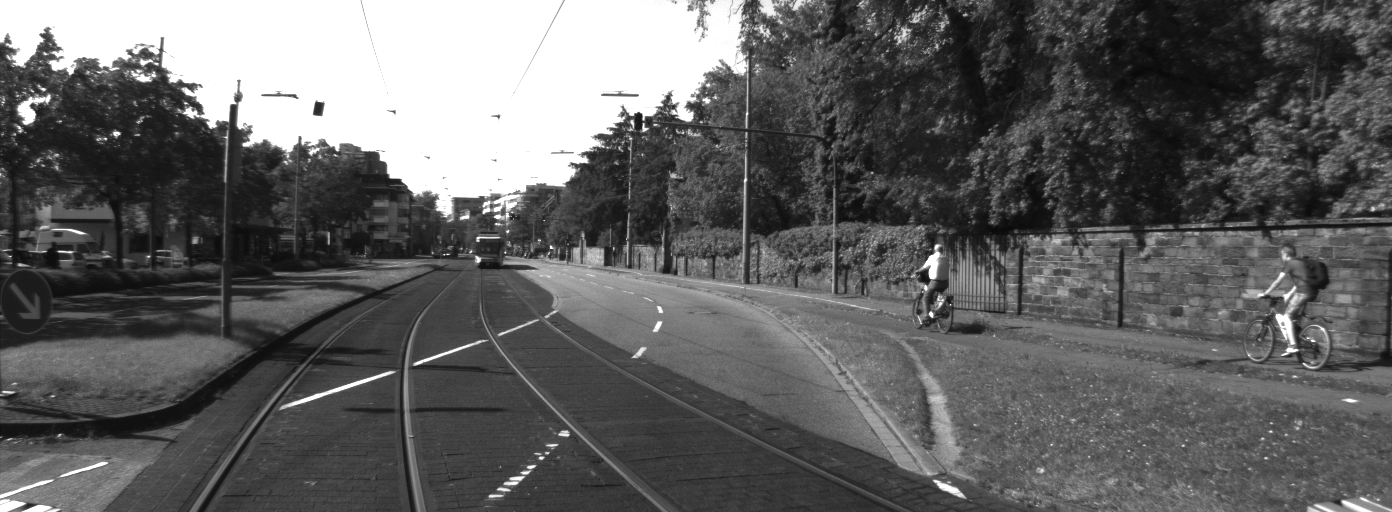
//> input picture 5_12/left.png, 1392 x 512 px
$ ./ransac_opencv   (built with g++ and OpenCV 4)
//> lines starting //> are read from the running program, lines starting //| are printed output that depends on the picture
#include <opencv2/calib3d.hpp>
#include <opencv2/highgui.hpp>
#include <opencv2/opencv.hpp>

#include <chrono>
#include <iostream>

int main() {
  cv::Mat img_left = cv::imread("left.png", cv::IMREAD_COLOR);
//> img_left is the input picture: 512 rows x 1392 cols, CV_8UC3; min 9, max 255, mean 96.8
  cv::Mat img_right = cv::imread("right.png", cv::IMREAD_COLOR);
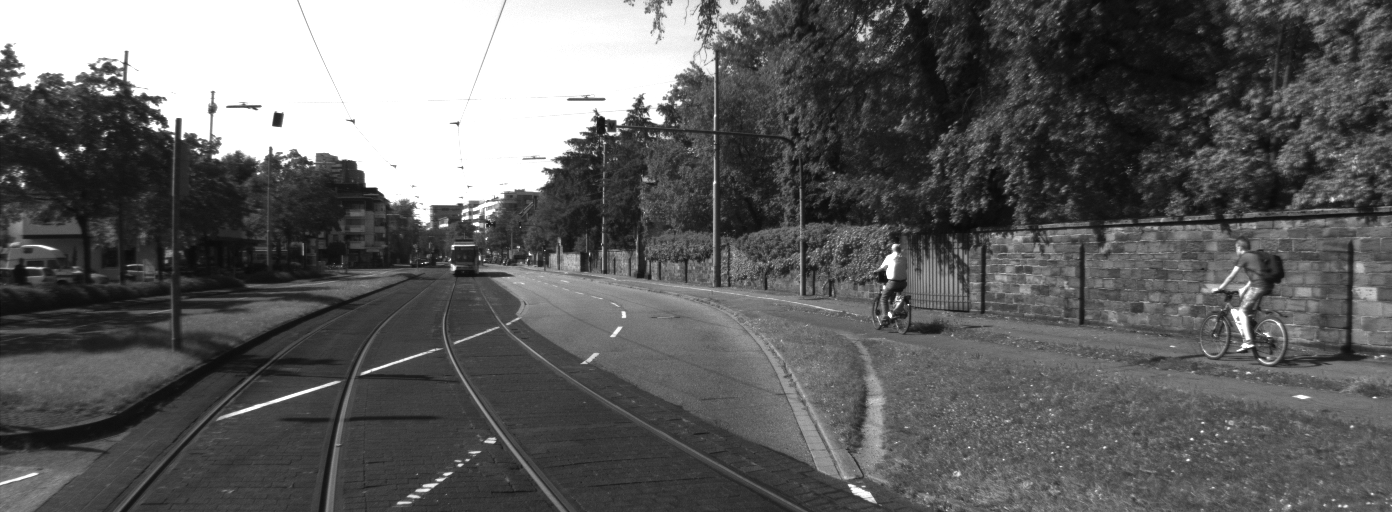
//> input picture 5_12/right.png, 1392 x 512 px
//> img_right is the input picture: 512 rows x 1392 cols, CV_8UC3; min 7, max 255, mean 96

  // Detect ORB features
  const auto feature_detector = cv::ORB::create(1000);
  const auto knn_matcher =
      cv::FlannBasedMatcher(cv::makePtr<cv::flann::LshIndexParams>(12, 20, 2));
  std::vector<std::vector<cv::DMatch>> knn_matches;

  std::vector<cv::KeyPoint> kpts_left, kpts_right;
  cv::Mat desc_left, desc_right;

  feature_detector->detectAndCompute(img_left, cv::Mat(), kpts_left, desc_left);
//> kpts_left = 1000 keypoints; strongest (x, y, size): (638, 114, 44.6), (641, 115, 37.2), (318, 112, 53.6), (644, 130, 31)
  feature_detector->detectAndCompute(img_right, cv::Mat(), kpts_right,
                                     desc_right);
//> kpts_right = 1000 keypoints; strongest (x, y, size): (276, 122, 64.3), (889, 316, 37.2), (278, 114, 64.3), (890, 276, 44.6)

  knn_matcher.knnMatch(desc_left, desc_right, knn_matches, 2);
//> knn_matches = 1000 matches

  constexpr auto ratio_thresh = 0.8;
  std::vector<cv::DMatch> good_knn_matches;
  for (const auto &match : knn_matches) {
    if (match[0].distance < ratio_thresh * match[1].distance) {
      good_knn_matches.push_back(match[0]);
    }
  }
//> after the loop, good_knn_matches = 470 matches

  std::vector<cv::Point2f> pts_left, pts_right;
  for (int i = 0; i < good_knn_matches.size(); i++) {
    pts_left.push_back(kpts_left[good_knn_matches[i].queryIdx].pt);
    pts_right.push_back(kpts_right[good_knn_matches[i].trainIdx].pt);
  }
//> after the loop, pts_left = 470 Points (x, y), first 12: [484, 203], [184, 113], [190, 107], [129, 56], [550, 246], [311, 154], [114, 132], [477, 237], [611, 132], [661, 105], [118, 133], [632, 115]; pts_right = 470 Points (x, y), first 12: [463, 210], [149, 126], [154, 120], [92, 71], [529, 253], [282, 164], [80, 147], [453, 248], [583, 138], [632, 108], [83, 148], [583.2, 138]

  cv::UsacParams usac_params = cv::UsacParams();
  usac_params.sampler = cv::SamplingMethod::
      SAMPLING_PROSAC; // SAMPLING_UNIFORM=0,
                                   // SAMPLING_PROGRESSIVE_NAPSAC=1,
                                   // SAMPLING_NAPSAC=2,
                                   // SAMPLING_PROSAC=3
  usac_params.loMethod = cv::LocalOptimMethod::
      LOCAL_OPTIM_INNER_AND_ITER_LO; // LOCAL_OPTIM_NULL=0, LOCAL_OPTIM_INNER_LO=1,
                      // LOCAL_OPTIM_INNER_AND_ITER_LO=2, LOCAL_OPTIM_GC=3,
                      // LOCAL_OPTIM_SIGMA=4
  usac_params.loIterations = 10;
  usac_params.score = cv::ScoreMethod::
      SCORE_METHOD_RANSAC; // SCORE_METHOD_RANSAC=0, SCORE_METHOD_MSAC=1,
                           // SCORE_METHOD_MAGSAC=2, SCORE_METHOD_LMEDS=3
  usac_params.neighborsSearch = cv::NeighborSearchMethod::
      NEIGH_FLANN_KNN; // NEIGH_FLANN_KNN=0, NEIGH_GRID=1, NEIGH_FLANN_RADIUS=2
  usac_params.final_polisher =
      cv::PolishingMethod::MAGSAC; // NONE_POLISHER=0, LSQ_POLISHER=1, MAGSAC=2,
                                   // COV_POLISHER=3
  usac_params.isParallel = true;
  usac_params.confidence = 0.99;
  usac_params.maxIterations = 100;
  usac_params.threshold = 3.0;

  // clang-format off
  cv::Mat rotation = (cv::Mat_<double>(3, 3) <<
                      9.993513e-01, 1.860866e-0, -3.083487e-02,
                      -1.887662e-02, 9.997863e-01, -8.421873e-03,
                      3.067156e-02, 8.998467e-03, 9.994890e-01);
  cv::Mat translation =
      (cv::Mat_<double>(3, 1) << -5.370000e-01, 4.822061e-03, -1.252488e-02);
  cv::Mat skew_translation = (cv::Mat_<double>(3, 3) <<
                      0, -translation.at<double>(2, 0), translation.at<double>(1, 0),
                      translation.at<double>(2, 0), 0, -translation.at<double>(0, 0),
                      -translation.at<double>(1, 0), translation.at<double>(0, 0), 0);
  cv::Mat K_00 = (cv::Mat_<double>(3, 3) <<
      9.842439e+02, 0.000000e+00, 6.900000e+02,
      0.000000e+00, 9.808141e+02, 2.331966e+02,
      0.000000e+00, 0.000000e+00, 1.000000e+00);
  cv::Mat K_01 = (cv::Mat_<double>(3, 3) <<
    9.895267e+02, 0.000000e+00, 7.020000e+02,
    0.000000e+00, 9.878386e+02, 2.455590e+02,
    0.000000e+00, 0.000000e+00, 1.000000e+00);
  cv::Mat gt_fundamental_matrix = K_00.inv() * skew_translation * rotation * K_01.inv();
  // clang-format on

  cv::Mat mask;

  auto start = std::chrono::high_resolution_clock::now();
  cv::Mat F_1 =
      cv::findFundamentalMat(pts_left, pts_right, cv::FM_8POINT, 3, 0.99);
//> F_1 = [[-1.11e-07, 1.13e-06, 0.00194], [-7.66e-07, 1.22e-05, -0.0321], [-0.00217, 0.0256, 1]]
  auto end = std::chrono::high_resolution_clock::now();
  std::chrono::duration<double> elapsed_seconds_F1 = 1000 * (end - start);

  start = std::chrono::high_resolution_clock::now();
  cv::Mat F_2 =
      cv::findFundamentalMat(pts_left, pts_right, cv::USAC_FM_8PTS, 3, 0.99);
//> F_2 = [[-6.48e-09, 3.97e-07, -0.000114], [-3.07e-07, -3.61e-09, -0.00375], [3.2e-05, 0.00374, 0.0633]]
  end = std::chrono::high_resolution_clock::now();
  std::chrono::duration<double> elapsed_seconds_F2 = 1000 * (end - start);

  start = std::chrono::high_resolution_clock::now();
  cv::Mat F_3 = cv::findFundamentalMat(pts_left, pts_right, mask, usac_params);
//> mask = 470 values, max 1 at index 0, min 0 at index 11, mean 0.968; F_3 = [[-2.38e-09, 1.39e-07, -3.79e-05], [-5.88e-08, 1.02e-08, -0.00388], [-4.92e-05, 0.00386, 0.0675]]
  end = std::chrono::high_resolution_clock::now();
  std::chrono::duration<double> elapsed_seconds_F3 = 1000 * (end - start);

  std::cout << "Ground truth fundamental matrix is " << std::endl
            << gt_fundamental_matrix << std::endl;

  std::cout << "OpenCV 8-point fundamental matrix (norm:  "
            << cv::norm(gt_fundamental_matrix - F_1)
            << ") (processing time: " << elapsed_seconds_F1.count() << ")"
            << std::endl
            << F_1 << std::endl;
  std::cout << "USAC 8-point fundamental matrix (norm:  "
            << cv::norm(gt_fundamental_matrix - F_2)
            << ") (processing time: " << elapsed_seconds_F2.count() << ")"
            << std::endl
            << F_2 << std::endl;
  std::cout << "USAC fundamental matrix (norm:  "
            << cv::norm(gt_fundamental_matrix - F_3)
            << ") (processing time: " << elapsed_seconds_F3.count() << ")"
            << std::endl
            << F_3 << std::endl;

  cv::Mat img_matches;
  cv::drawMatches(img_left, kpts_left, img_right, kpts_right, good_knn_matches,
                  img_matches, cv::Scalar::all(-1), cv::Scalar::all(-1), mask,
                  cv::DrawMatchesFlags::NOT_DRAW_SINGLE_POINTS);
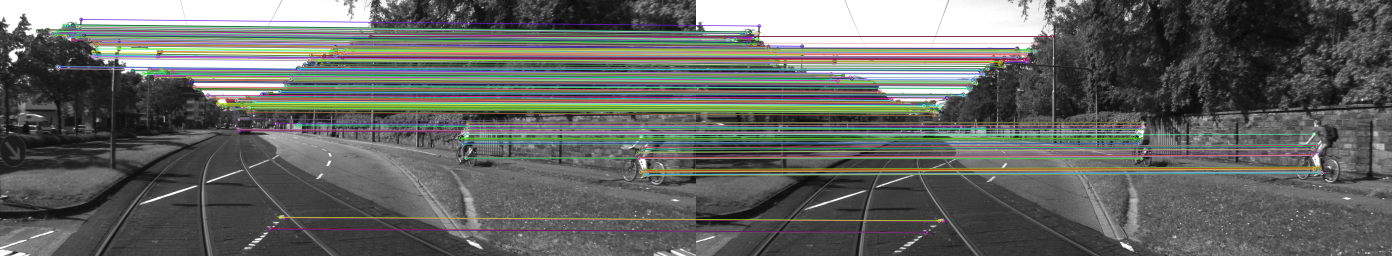
//> img_matches: 512 rows x 2784 cols, CV_8UC3 (shown at 1/2 size); mean B, G, R 99.4, 102.8, 101

  cv::imshow("Matches", img_matches);
  cv::waitKey(0);

  return 0;
}
